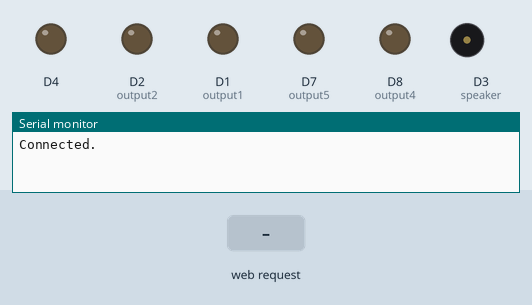
This sketch was run on a simulated ESP8266 (NodeMCU). On the bench: output pins drawn as LEDs (lit = HIGH), buzzer (waves = sounding, pin HIGH), the last lines printed to the serial monitor. The inputs (shaded band) are chosen by the test bench. WiFi joins after 1.5 s; servers stay silent unless stated.

Above: at 2.7 s.
2.8 s: HTTP request GET /1/on received
At 3.2 s:
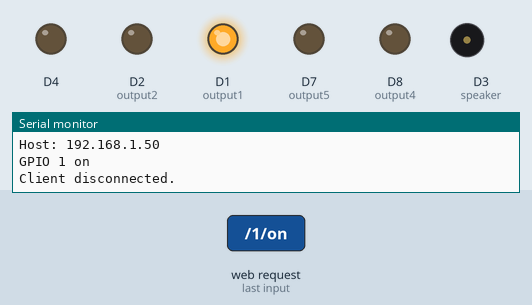
4.3 s: HTTP request GET /1/off received
At 5.5 s:
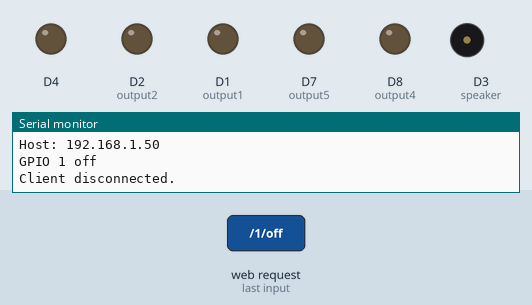
5.8 s: HTTP request GET /2/on received
At 6.7 s:
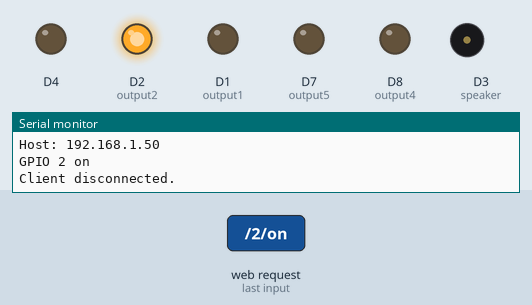
7.3 s: HTTP request GET /?value= received
At 7.8 s:
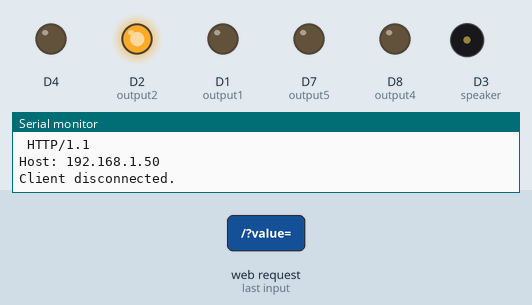
8.8 s: HTTP request GET /5/on received
At 10.0 s:
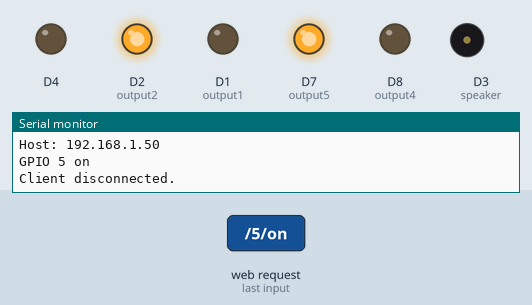
10.3 s: HTTP request GET /off received
At 11.2 s:
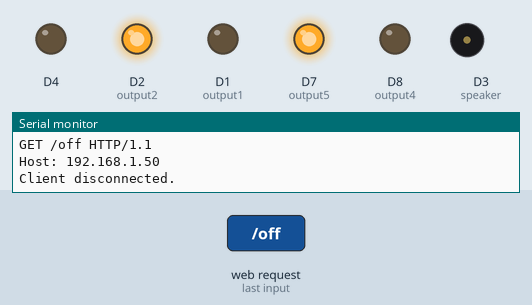
Timing chart, 0 to 12.8 s (numbered marks = the images above; inputs shaded):
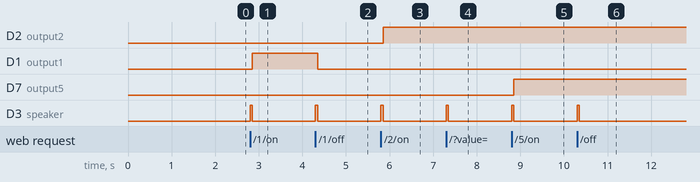

The sketch:

product_1_4light.ino
```cpp
    //Complete project details at https://randomnerdtutorials.com
//*********/

#include <ESP8266WiFi.h>
#include <DNSServer.h>
#include <ESP8266WebServer.h>
#include <WiFiManager.h>         // https://github.com/tzapu/WiFiManager

// Set web server port number to 80
WiFiServer server(80);

// Variable to store the HTTP request
String header;

// Auxiliar variables to store the current output state
String output1State = "off";
String output2State = "off";
String output5State = "off";
String output4State = "off";
// Assign output variables to GPIO pins
const int output1 = D1;
const int output2 = D2;
//const int output5 = D5;
//const int output4 = D6;
const int output5 = D7;
const int output4 = D8;

#define speaker D3
#define speed
String valueString = String(0);
int positon1 = 0;
int positon2 = 0;


void setup() {
  Serial.begin(115200);
  // Serial.println(local_IP);
  // Initialize the output variables as outputs
  pinMode(output1, OUTPUT);
  pinMode(output2, OUTPUT);
  pinMode(output5, OUTPUT);
  pinMode(output4, OUTPUT);
  pinMode(speaker,OUTPUT);
  // Set outputs to LOW
  pinMode(output1, OUTPUT);
  pinMode(output2, OUTPUT);
  digitalWrite(output5, LOW);
  digitalWrite(output4, LOW);
analogWriteRange(100);

  WiFiManager wifiManager;


  wifiManager.autoConnect("KTECH");

  Serial.println("Connected.");

  server.begin();
}

void loop() {
  WiFiClient client = server.available();   // Listen for incoming clients

  if (client) {
    digitalWrite(speaker,HIGH);
    delay(50);
    digitalWrite(speaker,LOW);// If a new client connects,
    Serial.println("New Client.");          // print a message out in the serial port
    String currentLine = "";                // make a String to hold incoming data from the client
    while (client.connected()) {            // loop while the client's connected
      if (client.available()) {             // if there's bytes to read from the client,
        char c = client.read();             // read a byte, then
        Serial.write(c);                    // print it out the serial monitor
        header += c;
        if (c == '\n') {                    // if the byte is a newline character
          // if the current line is blank, you got two newline characters in a row.
          // that's the end of the client HTTP request, so send a response:
          if (currentLine.length() == 0) {
            // HTTP headers always start with a response code (e.g. HTTP/1.1 200 OK)
            // and a content-type so the client knows what's coming, then a blank line:

            client.println("HTTP/1.1 200 OK");
            client.println("Content-type:text/html");
            client.println("Connection: close");
            client.println();

            // turns the GPIOs on and off
            if (header.indexOf("GET /1/on") >= 0)
            {
              Serial.println("GPIO 1 on");
              output1State = "on";
              digitalWrite(output1, HIGH);
            } else if (header.indexOf("GET /1/off") >= 0)
            {
              Serial.println("GPIO 1 off");
              output1State = "off";
              digitalWrite(output1, LOW);
            } else if (header.indexOf("GET /2/on") >= 0)
            {
              Serial.println("GPIO 2 on");
              output2State = "on";
              digitalWrite(output2, HIGH);
            } else if (header.indexOf("GET /2/off") >= 0)
            {
              Serial.println("GPIO 2 off");
              output2State = "off";
              digitalWrite(output2, LOW);
            }
             if (header.indexOf("GET /5/on") >= 0)
            {
              Serial.println("GPIO 5 on");
              output5State = "on";
              digitalWrite(output5, HIGH);
            } else if (header.indexOf("GET /5/off") >= 0)
            {
              Serial.println("GPIO 5 off");
              output5State = "off";
              digitalWrite(output5, LOW);
            } else if (header.indexOf("GET /4/on") >= 0)
            {
              Serial.println("GPIO 4 on");
              output4State = "on";
              digitalWrite(output4, HIGH);
            } else if (header.indexOf("GET /4/off") >= 0)
            {
              Serial.println("GPIO 4 off");
              output4State = "off";
              digitalWrite(output4, LOW);
            }

            // Display the HTML web page
            client.println("<!DOCTYPE html><html>");
            client.println("<head><meta name=\"viewport\" content=\"width=device-width, initial-scale=1\">");
            client.println("<link rel=\"icon\" href=\"data:,\">");
            // CSS to style the on/off buttons
            // Feel free to change the background-color and font-size attributes to fit your preferences
            client.println("<style>html { font-family: Helvetica; display: inline-block; margin: 0px auto; text-align: center;}");
            client.println(".button { background-color: #195B6A; border: none; color: white; padding: 16px 40px;");
            client.println("text-decoration: none; font-size: 30px; margin: 2px; cursor: pointer;}");
            client.println(".button2 {background-color: #77878A;}</style></head>");

            client.println("<style>body { text-align: center; font-family: \"Trebuchet MS\", Arial; margin-left:auto; margin-right:auto;}");
            client.println(".slider { width: 300px; }</style>");
            client.println("<script src=\"https://ajax.googleapis.com/ajax/libs/jquery/3.3.1/jquery.min.js\"></script>");


            // Web Page Heading
            client.println("<body><h1>KTECH</h1>");
            //  client.println(WiFi.localIP());
            // Display current state, and ON/OFF buttons for GPIO 5

            ///////////////////////////////////////////////////////////////
            client.println("<p>GPIO 1 - State " + output1State + "</p>");
            // If the output5State is off, it displays the ON button
            if (output1State == "off") {
              client.println("<p><a href=\"/1/on\"><button class=\"button\">ON</button></a></p>");
            } else {
              client.println("<p><a href=\"/1/off\"><button class=\"button button2\">OFF</button></a></p>");
            }

            // Display current state, and ON/OFF buttons for GPIO 4
            client.println("<p>GPIO 2 - State " + output2State + "</p>");
            // If the output4State is off, it displays the ON button
            if (output2State == "off") {
              client.println("<p><a href=\"/2/on\"><button class=\"button\">ON</button></a></p>");
            } else {
              client.println("<p><a href=\"/2/off\"><button class=\"button button2\">OFF</button></a></p>");
            }
            /////////////////////////////////////////////////////////////////////////////
            /////////////////////////////////////////////////////////////////////////////
            client.println("<p>GPIO 5 - State " + output5State + "</p>");
            // If the output5State is off, it displays the ON button
            if (output5State == "off") {
              client.println("<p><a href=\"/5/on\"><button class=\"button\">ON</button></a></p>");
            } else {
              client.println("<p><a href=\"/5/off\"><button class=\"button button2\">OFF</button></a></p>");
            }

            // Display current state, and ON/OFF buttons for GPIO 4
            client.println("<p>GPIO 4 - State " + output4State + "</p>");
            // If the output4State is off, it displays the ON button
            if (output4State == "off") {
              client.println("<p><a href=\"/4/on\"><button class=\"button\">ON</button></a></p>");
            } else {
              client.println("<p><a href=\"/4/off\"><button class=\"button button2\">OFF</button></a></p>");
            }
            /////////////////////////////////////////////////////////////////////////////
//            // client.print("<input type=\"range\" min=\"0\" max=\"100\" value=\"0\" step=\"1\" onchange=\"showValue(this.value)\" /><br>");
//            //client.print("<span id=\"range\">0</span><br>");
//            //client.print("<script type=\"text/javascript\">function showValue(newValue){document.getElementById(\"range\").innerHTML=newValue;}</script>");
//            client.println("<p>Position: <span id=\"servoPos\"></span></p>");
//            client.println("<input type=\"range\" min=\"0\" max=\"100\" class=\"slider\" id=\"servoSlider\" onchange=\"servo(this.value)\" value=\"" + valueString + "\"/>");
//
//            client.println("<script>var slider = document.getElementById(\"servoSlider\");");
//            client.println("var servoP = document.getElementById(\"servoPos\"); servoP.innerHTML = slider.value;");
//            client.println("slider.oninput = function() { slider.value = this.value; servoP.innerHTML = this.value; }");
//            client.println("$.ajaxSetup({timeout:1000}); function servo(pos) { ");
//            client.println("$.get(\"/?value=\" + pos + \"&\"); {Connection: close};}</script>");

            client.println("</body></html>");

            // The HTTP response ends with another blank line
            client.println();
            // Break out of the while loop
            break;
          } else { // if you got a newline, then clear currentLine
            currentLine = "";
          }
        } else if (c != '\r') {  // if you got anything else but a carriage return character,
          currentLine += c;      // add it to the end of the currentLine
        }
        if(header.indexOf("GET /?value=")>=0)
{
positon1 = header.indexOf('=');
positon2 = header.indexOf('&');
valueString = header.substring(positon1+1, positon2);

//Rotate the servo
//ObjServo.write(valueString.toInt());
Serial.println(valueString);
analogWrite(D4,valueString.toInt());
delay(1);
}
      }
    }
    // Clear the header variable
    header = "";
    // Close the connection
    client.stop();
    Serial.println("Client disconnected.");
    Serial.println("");
  }
}
```

Measured:
- after the input at 2.8 s, D1 (output1): LOW → HIGH after 0.05 s; D3 (speaker): LOW → HIGH at once, → LOW 0.05 s later
- after the input at 4.3 s, D1 (output1): HIGH → LOW after 0.05 s; D3 (speaker): LOW → HIGH at once, → LOW 0.05 s later
- after the input at 5.8 s, D2 (output2): LOW → HIGH after 0.05 s; D3 (speaker): LOW → HIGH at once, → LOW 0.05 s later
- after the input at 7.3 s, D3 (speaker): LOW → HIGH at once, → LOW 0.05 s later
- after the input at 8.8 s, D7 (output5): LOW → HIGH after 0.05 s; D3 (speaker): LOW → HIGH at once, → LOW 0.05 s later
- after the input at 10.3 s, D3 (speaker): LOW → HIGH at once, → LOW 0.05 s later
